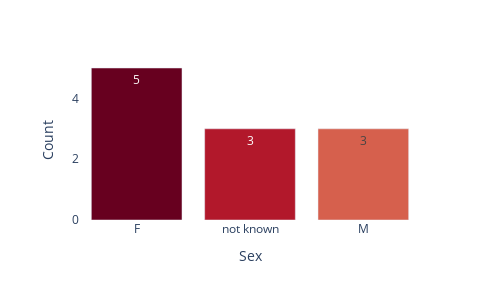

Here is the notebook cell this chart was saved with:
### Code cell
# Sex
sex = df[['ID','Sex']].drop_duplicates().reset_index(drop=True)
s = sex['Sex'].value_counts() 
count = pd.DataFrame({'Sex':s.index, 'Count':s.values})
fig = px.bar(count, y='Count', x='Sex', text = 'Count', color = 'Sex', color_discrete_sequence=px.colors.sequential.RdBu, width=500, height=300)
fig.update_layout(paper_bgcolor='rgba(0,0,0,0)', plot_bgcolor='rgba(0,0,0,0)', showlegend=False)
fig.show()

### Figure 1 — Plotly figure (JSON) as saved in the notebook; plotly's stock layout.template omitted (floating-point values rounded to 4 significant figures)
{"data": [{"alignmentgroup": "True", "hovertemplate": "Sex=%{x}<br>Count=%{text}<extra></extra>", "legendgroup": "F", "marker": {"color": "rgb(103,0,31)", "pattern": {"shape": ""}}, "name": "F", "offsetgroup": "F", "orientation": "v", "showlegend": true, "text": [5], "textposition": "auto", "type": "bar", "x": ["F"], "xaxis": "x", "y": [5], "yaxis": "y"}, {"alignmentgroup": "True", "hovertemplate": "Sex=%{x}<br>Count=%{text}<extra></extra>", "legendgroup": "not known", "marker": {"color": "rgb(178,24,43)", "pattern": {"shape": ""}}, "name": "not known", "offsetgroup": "not known", "orientation": "v", "showlegend": true, "text": [3], "textposition": "auto", "type": "bar", "x": ["not known"], "xaxis": "x", "y": [3], "yaxis": "y"}, {"alignmentgroup": "True", "hovertemplate": "Sex=%{x}<br>Count=%{text}<extra></extra>", "legendgroup": "M", "marker": {"color": "rgb(214,96,77)", "pattern": {"shape": ""}}, "name": "M", "offsetgroup": "M", "orientation": "v", "showlegend": true, "text": [3], "textposition": "auto", "type": "bar", "x": ["M"], "xaxis": "x", "y": [3], "yaxis": "y"}], "layout": {"barmode": "relative", "height": 300, "legend": {"title": {"text": "Sex"}, "tracegroupgap": 0}, "margin": {"t": 60}, "paper_bgcolor": "rgba(0,0,0,0)", "plot_bgcolor": "rgba(0,0,0,0)", "showlegend": false, "width": 500, "xaxis": {"anchor": "y", "categoryarray": ["F", "not known", "M"], "categoryorder": "array", "domain": [0, 1], "title": {"text": "Sex"}}, "yaxis": {"anchor": "x", "domain": [0, 1], "title": {"text": "Count"}}}}
